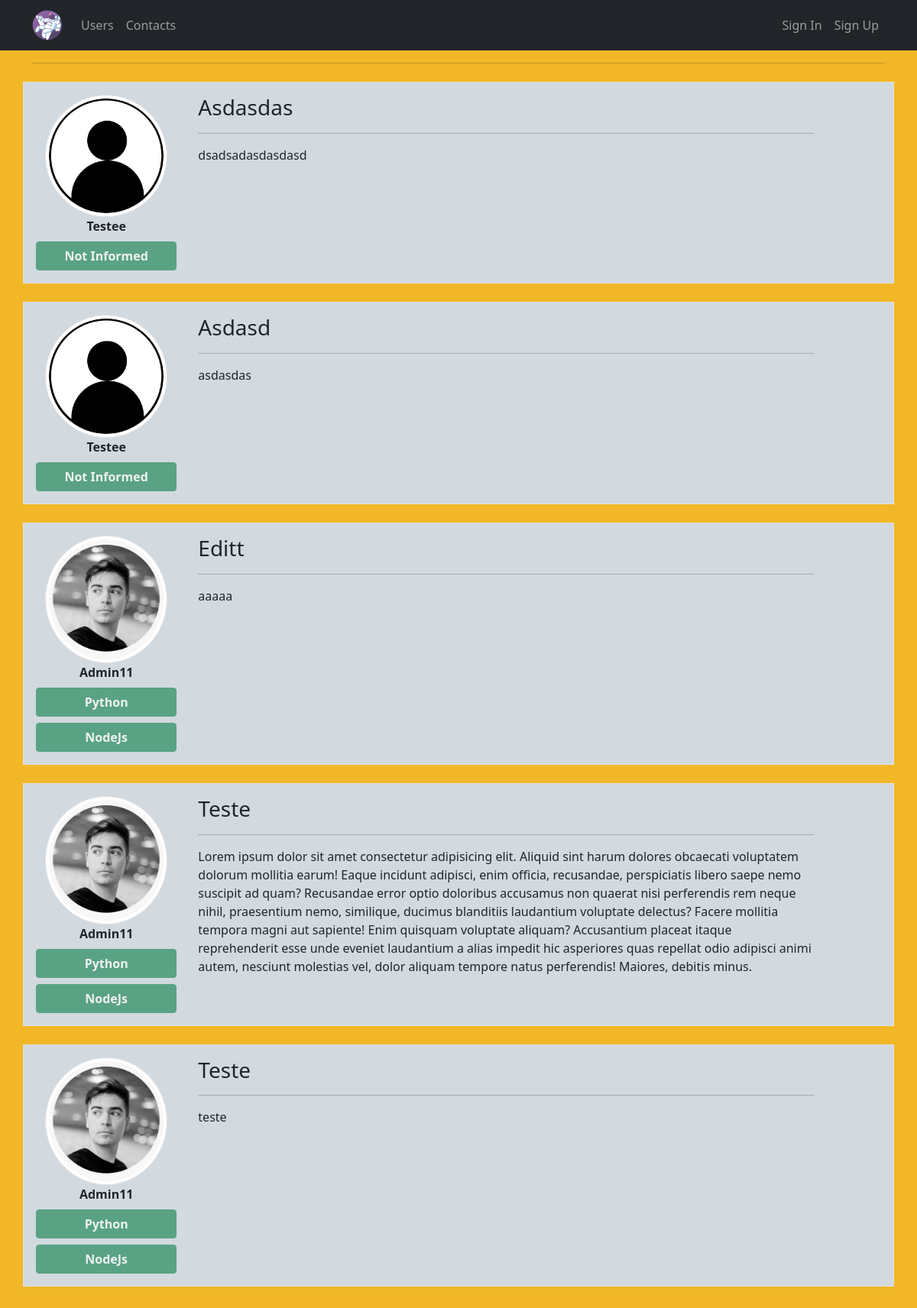
Before: / with the older database file.
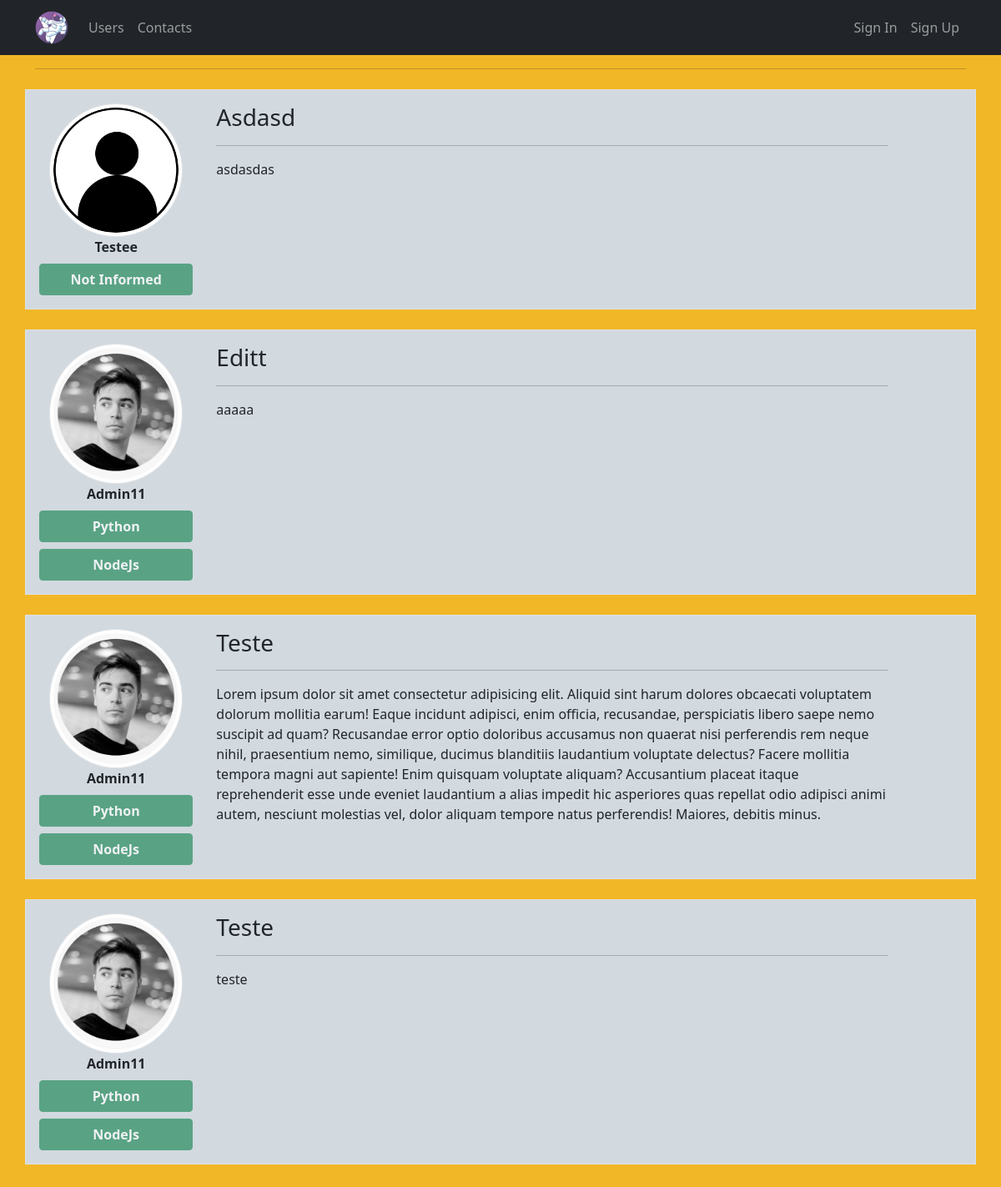
After: the same page with the newer database file.
### site_web/models.py (models this page shows, shortened)
class Post(database.Model):
    id = database.Column(database.Integer, primary_key=True)
    title = database.Column(database.String, nullable=False)
    body = database.Column(database.Text, nullable=False)
    dt_create = database.Column(database.DateTime, nullable=False, default=datetime.utcnow)
    id_user = database.Column(database.Integer, database.ForeignKey('user.id'), nullable=False)

class User(database.Model, UserMixin):
    id = database.Column(database.Integer, primary_key=True)
    username = database.Column(database.String, nullable=False)
    email = database.Column(database.String, nullable=False, unique=True)
    password = database.Column(database.String, nullable=False)
    profile_picture = database.Column(database.String, default='default.jpg')
    courses = database.Column(database.String, nullable=False, default='Not Informed')
    posts = database.relationship('Post', backref='author', lazy=True)

### site_web/routes.py (the view)
@app.route("/")
def home():
    posts = Post.query.order_by(Post.id.desc())
    return render_template("home.html", posts=posts)

### site_web/templates/home.html (shortened to what this page needs)
{% extends 'base.html' %}
{% block body %}
    <div class="container">
        <hr>
        {% for post in posts %}
            <div class="row border mt-4 p-3 color02">
                <div class="col col-2 text-center text-capitalize me-3">
                    <div class=""><img src="{{ url_for('static', filename='media/{}'.format(post.author.profile_picture)) }}" alt="profile_pricture" class="rounded-circle img-thumbnail"></div>
                    <strong>{{ post.author.username }}</strong>
                        <div class="row justify-content-center">
                                {% if post.author.courses %}
                                    {% for course in post.author.courses.split(';') %}
                                    <button type="button" class="btn btn-success mt-2 fw-bolder" disabled>
                                        {{ course }}
                                    </button>
                                    {% endfor %}
                                {% else %}
                                    <button type="button" class="btn btn-success mt-2 fw-bolder" disabled>
                                        No Courses Registered :(
                                    </button>
                                {% endif %}
                        </div>
                </div>
                <div class="col col-9 ">
                    <h3 class="text-capitalize">{{ post.title }}</h3>
                    <hr>
                    <p>{{ post.body }}</p>
                </div>
            </div>
        {% endfor %}
    </div>
{% endblock body %}

### site_web/templates/base.html (shortened to what this page needs)
<!DOCTYPE html>
<html lang="PT-BR">
  <head>
    <link
      href="https://cdn.jsdelivr.net/npm/bootstrap@5.1.3/dist/css/bootstrap.min.css"
      rel="stylesheet"
    />
    <link rel="stylesheet" type="text/css" href="{{url_for('static', filename='main.css')}}">
  </head>
  <body id="color01">
    {% include 'navbar.html' %}
    {% block body %}
    {% endblock body %}
  </body>
</html>

### site_web/templates/navbar.html (shortened to what this page needs)
<nav class="navbar navbar-expand-lg navbar-dark bg-dark">
  <div class="container">
    <a class="navbar-brand" href="{{url_for('home')}}">
      <img src="{{url_for('static', filename='media/logo.png')}}" alt="" id="image01" width="40" height="40">
    </a>
    <div class="collapse navbar-collapse" id="navbarSupportedContent">
      <ul class="navbar-nav me-auto mb-2 mb-lg-0">
        <li class="nav-item">
          <a class="nav-link" href="{{url_for('user')}}">Users</a>
        </li>
        <li class="nav-item">
          <a class="nav-link" href="{{url_for('contact')}}">Contacts</a>
        </li>
      </ul>
      <ul class="d-flex navbar-nav">
        {% if current_user.is_authenticated %}
          <li class="nav-item">
            <a href="{{ url_for('create_post')}}" class="nav-link">Create Post</a>
          </li>
          <li class="nav-item">
            <a href="{{ url_for('profile')}}" class="nav-link">My Profile</a>
          </li>
          <li class="nav-item">
            <a href="{{ url_for('exit')}}" class="nav-link">Exit</a>
          </li>
         {% else %}
            <li class="nav-item">
              <a href="{{url_for('login')}}" class="nav-link">Sign In</a>
            </li>
            <li class="nav-item">
              <a href="{{url_for('login')}}" class="nav-link">Sign Up</a>
            </li>
        {% endif %}
      </ul>
    </div>
  </div>
</nav>

### site_web/static/main.css (style rules this page uses)
#color01 { background-color: #f2b727; }
.color02 { background-color: #d2d9df; }

Changed rows visible on the page:
removed Post: profile_picture (placeholder picture), author.username "Testee", title "Asdasdas", body "dsadsadasdasdasd", User (courses "Not Informed")
